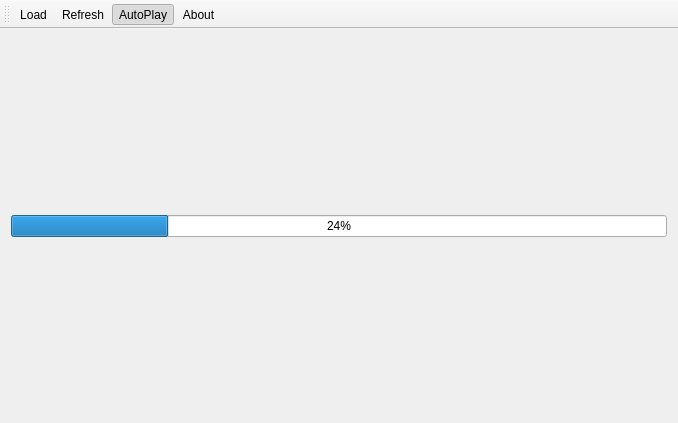
<?xml version="1.0" encoding="UTF-8"?>
<ui version="4.0">
 <class>MainWindowClass</class>
 <widget class="QMainWindow" name="MainWindowClass">
  <property name="geometry">
   <rect>
    <x>0</x>
    <y>0</y>
    <width>678</width>
    <height>423</height>
   </rect>
  </property>
  <property name="windowTitle">
   <string>Rabiscoscopio 2</string>
  </property>
  <widget class="QWidget" name="centralWidget">
   <layout class="QGridLayout" name="gridLayout">
    <item row="0" column="0">
     <layout class="QVBoxLayout" name="verticalLayout"/>
    </item>
    <item row="1" column="0">
     <widget class="QProgressBar" name="progress">
      <property name="value">
       <number>24</number>
      </property>
     </widget>
    </item>
   </layout>
  </widget>
  <widget class="QToolBar" name="mainToolBar">
   <attribute name="toolBarArea">
    <enum>TopToolBarArea</enum>
   </attribute>
   <attribute name="toolBarBreak">
    <bool>false</bool>
   </attribute>
   <addaction name="actionLoad"/>
   <addaction name="actionRefresh"/>
   <addaction name="actionAutoPlay"/>
   <addaction name="actionAbout"/>
  </widget>
  <action name="actionLoad">
   <property name="icon">
    <iconset resource="mainwindow.qrc">
     <normaloff>:/MainWindow/Resources/load_32.png</normaloff>:/MainWindow/Resources/load_32.png</iconset>
   </property>
   <property name="text">
    <string>Load</string>
   </property>
  </action>
  <action name="actionRefresh">
   <property name="icon">
    <iconset resource="mainwindow.qrc">
     <normaloff>:/MainWindow/Resources/refresh_32.png</normaloff>:/MainWindow/Resources/refresh_32.png</iconset>
   </property>
   <property name="text">
    <string>Refresh</string>
   </property>
  </action>
  <action name="actionAutoPlay">
   <property name="checkable">
    <bool>true</bool>
   </property>
   <property name="checked">
    <bool>true</bool>
   </property>
   <property name="icon">
    <iconset resource="mainwindow.qrc">
     <normaloff>:/MainWindow/Resources/sound_off_32.png</normaloff>
     <normalon>:/MainWindow/Resources/sound_on_32.png</normalon>:/MainWindow/Resources/sound_off_32.png</iconset>
   </property>
   <property name="text">
    <string>AutoPlay</string>
   </property>
  </action>
  <action name="actionAbout">
   <property name="icon">
    <iconset resource="mainwindow.qrc">
     <normaloff>:/MainWindow/Resources/info_32.png</normaloff>:/MainWindow/Resources/info_32.png</iconset>
   </property>
   <property name="text">
    <string>About</string>
   </property>
  </action>
 </widget>
 <layoutdefault spacing="6" margin="11"/>
 <resources>
  <include location="mainwindow.qrc"/>
 </resources>
 <connections/>
</ui>
